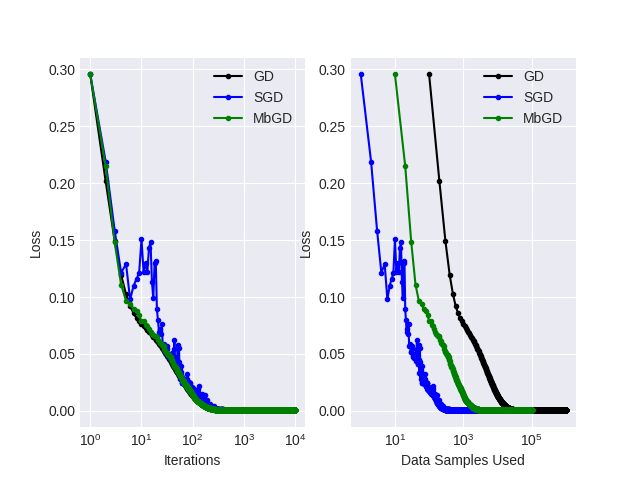

Generate this figure with Python:
# CORE Robotics Lab Bootcamp Summer 2020 Week 1

# Authors: Letian Chen, Matthew Gombolay
# Date: 06/12/2020
# Work by CORE Robotics Lab at Georgia Institute of Technology

# Copyright Letian Chen and Matthew Gombolay, 2020.

# Please execute this file in terminal instead of inside PyCharm as it generates updating figures when updating_figure==True

import numpy as np
import matplotlib.pyplot as plt

plt.style.use('seaborn-darkgrid')
np.random.seed(1)        # Set random seed for repeatability

n = 100                  # Number of examples
d = 10                   # Number of features
alpha = 0.1              # Learning rate for all gradient descent methods
I = 10000                # Number of gradient descent iterations, you may wish to make it smaller when updating_figure==True
updating_figure = True   # Whether to generate figures as training goes (useful for debug). Please set to False when generating final results with I=10000, or you will wait forever

# Generate training data
# NOTE: this script is translated from Matlab
# for X, the more conventional representation in Python is [n, d], so are some other variables
# so please be aware of the dimensional ordering when doing calculation!
X = np.random.random([d, n])                      # Inputs
B = np.random.random([d, 1])                      # Ground-truth Model Params
noise = 0.1 * np.random.random([n, 1])            # Noise
Y = np.transpose(np.transpose(B).dot(X)) + noise  # Labels

# Generate parameters of the model's we will learn. Each model is a neural
# network with a single hidden layer with linear activations and no bias
# terms (i.e., linear regression).
theta_o = np.random.random([d, 1])

# Gradient Descent
theta_GD = theta_o.copy()                        # Initialize params
L_GD = np.zeros([I])                             # Store the loss before each iteration

# Stochastic Gradient Descent
theta_SGD = theta_GD.copy()                      # Initialize params
L_SGD = np.zeros([I])                            # Store the loss before each iteration
k_vec = np.random.randint(0, n, [1, I])          # Pre-compute the indices of the random examples we will draw for during training

# Mini-batch Hyperparameter
theta_MbGD = theta_o.copy()                      # Initialize params
n_Mb = 10                                        # Size of the mini-batch
L_MbGD = np.zeros([I])                           # Store the loss before each iteration
k_vec_MbGD = np.random.randint(0, n, [n_Mb, I])  # Pre-compute the indices of the random examples we will draw for during training

fig, axes = plt.subplots(1, 2)


def plot_progress(iter, save=False):
    # Plot the loss after each iteration vs. the iteration number.
    axes[0].clear()
    axes[0].semilogx(range(1, iter + 1), L_GD[:iter], '.-k', label="GD")
    axes[0].semilogx(range(1, iter + 1), L_SGD[:iter], '.-b', label="SGD")
    axes[0].semilogx(range(1, iter + 1), L_MbGD[:iter], '.-g', label="MbGD")
    axes[0].set_xlabel('Iterations')
    axes[0].set_ylabel('Loss')
    axes[0].legend(loc='upper right')

    # Plot the loss after each iteration vs. the number of samples used
    # thus far to train the model.
    axes[1].clear()
    axes[1].semilogx(np.arange(1, iter + 1) * n, L_GD[:iter], '.-k', label="GD")
    axes[1].semilogx(np.arange(1, iter + 1), L_SGD[:iter], '.-b', label="SGD")
    axes[1].semilogx(np.arange(1, iter + 1) * n_Mb, L_MbGD[:iter], '.-g', label="MbGD")
    axes[1].set_xlabel('Data Samples Used')
    axes[1].set_ylabel('Loss')
    axes[1].legend(loc='upper right')

    fig.canvas.draw()
    fig.canvas.flush_events()
    fig.show()
    if save:
        fig.savefig('week1.png')


for i in range(I):
    # Gradient Descent
    Y_hat_GD = np.transpose(np.transpose(theta_GD).dot(X))                       # Predict the labels
    L_GD[i] = 0.5 * np.mean((Y - Y_hat_GD) ** 2)                                 # Compute the loss at this iteration
    g = - X.dot(Y - Y_hat_GD) / n                                                # Compute the gradient (Remember: normalize by the number of samples in the full batch!)
    theta_GD = theta_GD - alpha * g                                              # Update the parameters

    # Stochastic gradient descent
    Y_hat_SGD = np.transpose(np.transpose(theta_SGD).dot(X))                     # Predict the labels for the entire training data set (not just the samples chosen)
    L_SGD[i] = 0.5 * np.mean((Y - Y_hat_SGD) ** 2)                               # Compute the loss at this iteration for the entire training data set (not just the samples chosen)
    X_temp = X[:, k_vec[0, i]][:, np.newaxis]
    g = - X_temp.dot(Y[k_vec[0, i]] - Y_hat_SGD[k_vec[0, i]])                    # Compute the gradient (Remember: there is no need to normalize, as the sample size is just 1!)
    theta_SGD = theta_SGD - alpha * g[:, np.newaxis]                             # Update the parameters

    # Mini-batch gradient descent
    Y_hat_MbGD = np.transpose(np.transpose(theta_MbGD).dot(X))                   # Predict the labels for the entire training data set (not just the samples chosen)
    L_MbGD[i] = 0.5 * np.mean((Y - Y_hat_MbGD) ** 2)                             # Compute the loss at this iteration for the entire training data set (not just the samples chosen)
    X_temp = X[:, k_vec_MbGD[:, i]]                                              # Get the input features just for this minibatch
    Y_hat_MbGD_temp = np.transpose(np.transpose(theta_MbGD).dot(X_temp))         # Predict the labels just for the mini-batch
    g = - X_temp.dot(Y[k_vec_MbGD[:, i]] - Y_hat_MbGD[k_vec_MbGD[:, i]]) / n_Mb  # Compute the gradient for the mini-batch (Remember: normalize by the number of samples in the mini-batch!)
    theta_MbGD = theta_MbGD - alpha * g                                          # Update the parameters

    if updating_figure:
        plot_progress(i)

plot_progress(I, save=True)
